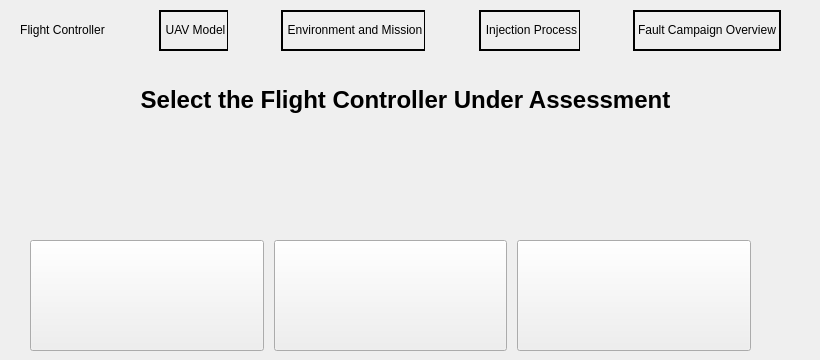
    <widget class="QWidget" name="page">
     <property name="styleSheet">
      <string notr="true"/>
     </property>
     <widget class="QLabel" name="label_7">
      <property name="geometry">
       <rect>
        <x>0</x>
        <y>70</y>
        <width>811</width>
        <height>61</height>
       </rect>
      </property>
      <property name="styleSheet">
       <string notr="true">font-size: 24px;
font-weight: bold;</string>
      </property>
      <property name="text">
       <string>&lt;html&gt;&lt;head/&gt;&lt;body&gt;&lt;p&gt;&lt;span style=&quot; color:#000000;&quot;&gt;Select the Flight Controller Under Assessment&lt;/span&gt;&lt;/p&gt;&lt;/body&gt;&lt;/html&gt;</string>
      </property>
      <property name="alignment">
       <set>Qt::AlignCenter</set>
      </property>
     </widget>
     <widget class="QWidget" name="horizontalLayoutWidget">
      <property name="geometry">
       <rect>
        <x>20</x>
        <y>10</y>
        <width>761</width>
        <height>41</height>
       </rect>
      </property>
      <layout class="QHBoxLayout" name="horizontalLayout_2">
       <property name="spacing">
        <number>0</number>
       </property>
       <property name="sizeConstraint">
        <enum>QLayout::SetDefaultConstraint</enum>
       </property>
       <property name="leftMargin">
        <number>0</number>
       </property>
       <item>
        <widget class="QLabel" name="label_header">
         <property name="styleSheet">
          <string notr="true">font:10pt &quot;Open Sans&quot;;
background-color: rgb(149, 188, 242);
border-width: 2px;
border-style: solid;
border-right-width: 1px;
qproperty-toolTip: &quot;The fault campaign will be performed&lt;br&gt; considering the flight controller chosen&quot;;</string>
         </property>
         <property name="text">
          <string>&lt;html&gt;&lt;head/&gt;&lt;body&gt;&lt;p align=&quot;center&quot;&gt;Flight Controller&lt;/p&gt;&lt;/body&gt;&lt;/html&gt;</string>
         </property>
        </widget>
       </item>
       <item>
        <widget class="QLabel" name="label_3">
         <property name="styleSheet">
          <string notr="true">image: url(:/Logos/images/simple_vector.png);</string>
         </property>
         <property name="text">
          <string/>
         </property>
        </widget>
       </item>
       <item>
        <widget class="QLabel" name="label_header_2">
         <property name="styleSheet">
          <string notr="true">font:10pt &quot;Open Sans&quot;;
border-width: 2px;
border-style: solid;
border-right-width: 1px;</string>
         </property>
         <property name="text">
          <string>&lt;html&gt;&lt;head/&gt;&lt;body&gt;&lt;p align=&quot;center&quot;&gt;UAV Model&lt;/p&gt;&lt;/body&gt;&lt;/html&gt;</string>
         </property>
        </widget>
       </item>
       <item>
        <widget class="QLabel" name="label_4">
         <property name="styleSheet">
          <string notr="true">image: url(:/Logos/images/simple_vector.png);</string>
         </property>
         <property name="text">
          <string/>
         </property>
        </widget>
       </item>
       <item>
        <widget class="QLabel" name="label_header_3">
         <property name="styleSheet">
          <string notr="true">font:10pt &quot;Open Sans&quot;;
border-width: 2px;
border-style: solid;
border-right-width: 1px;</string>
         </property>
         <property name="text">
          <string>&lt;html&gt;&lt;head/&gt;&lt;body&gt;&lt;p align=&quot;center&quot;&gt;Environment and Mission&lt;/p&gt;&lt;/body&gt;&lt;/html&gt;</string>
         </property>
        </widget>
       </item>
       <item>
        <widget class="QLabel" name="label_5">
         <property name="styleSheet">
          <string notr="true">image: url(:/Logos/images/simple_vector.png);</string>
         </property>
         <property name="text">
          <string/>
         </property>
        </widget>
       </item>
       <item>
        <widget class="QLabel" name="label_header_4">
         <property name="styleSheet">
          <string notr="true">font:10pt &quot;Open Sans&quot;;
border-width: 2px;
border-style: solid;
border-right-width: 1px;</string>
         </property>
         <property name="text">
          <string>&lt;html&gt;&lt;head/&gt;&lt;body&gt;&lt;p align=&quot;center&quot;&gt;Injection Process&lt;/p&gt;&lt;/body&gt;&lt;/html&gt;</string>
         </property>
        </widget>
       </item>
       <item>
        <widget class="QLabel" name="label_14">
         <property name="styleSheet">
          <string notr="true">image: url(:/Logos/images/simple_vector.png);</string>
         </property>
         <property name="text">
          <string/>
         </property>
        </widget>
       </item>
       <item>
        <widget class="QLabel" name="label_header_5">
         <property name="styleSheet">
          <string notr="true">font:10pt &quot;Open Sans&quot;;
border-width: 2px;
border-style: solid;
border-right-width: 2px;</string>
         </property>
         <property name="text">
          <string>&lt;html&gt;&lt;head/&gt;&lt;body&gt;&lt;p&gt;Fault Campaign Overview&lt;/p&gt;&lt;/body&gt;&lt;/html&gt;</string>
         </property>
        </widget>
       </item>
      </layout>
     </widget>
     <widget class="QWidget" name="layoutWidget">
      <property name="geometry">
       <rect>
        <x>30</x>
        <y>240</y>
        <width>721</width>
        <height>111</height>
       </rect>
      </property>
      <layout class="QHBoxLayout" name="horizontalLayout" stretch="0,0,0">
       <property name="spacing">
        <number>10</number>
       </property>
       <item>
        <widget class="QPushButton" name="pushButton">
         <property name="enabled">
          <bool>true</bool>
         </property>
         <property name="sizePolicy">
          <sizepolicy hsizetype="Preferred" vsizetype="Preferred">
           <horstretch>0</horstretch>
           <verstretch>0</verstretch>
          </sizepolicy>
         </property>
         <property name="styleSheet">
          <string notr="true">image: url(:/Logos/images/PX4_Logo.png);
qproperty-toolTip: &quot;Define PX4 as the flight controller under assessment&quot;;</string>
         </property>
         <property name="text">
          <string/>
         </property>
        </widget>
       </item>
       <item>
        <widget class="QPushButton" name="pushButton_3">
         <property name="sizePolicy">
          <sizepolicy hsizetype="Preferred" vsizetype="Preferred">
           <horstretch>0</horstretch>
           <verstretch>0</verstretch>
          </sizepolicy>
         </property>
         <property name="styleSheet">
          <string notr="true">image: url(:/Logos/images/ardupilot_logo.png);</string>
         </property>
         <property name="text">
          <string/>
         </property>
        </widget>
       </item>
       <item>
        <widget class="QPushButton" name="pushButton_2">
         <property name="sizePolicy">
          <sizepolicy hsizetype="Preferred" vsizetype="Preferred">
           <horstretch>0</horstretch>
           <verstretch>0</verstretch>
          </sizepolicy>
         </property>
         <property name="styleSheet">
          <string notr="true">
image: url(:/Logos/images/rotors_logo.png);</string>
         </property>
         <property name="text">
          <string/>
         </property>
        </widget>
       </item>
      </layout>
     </widget>
    </widget>
